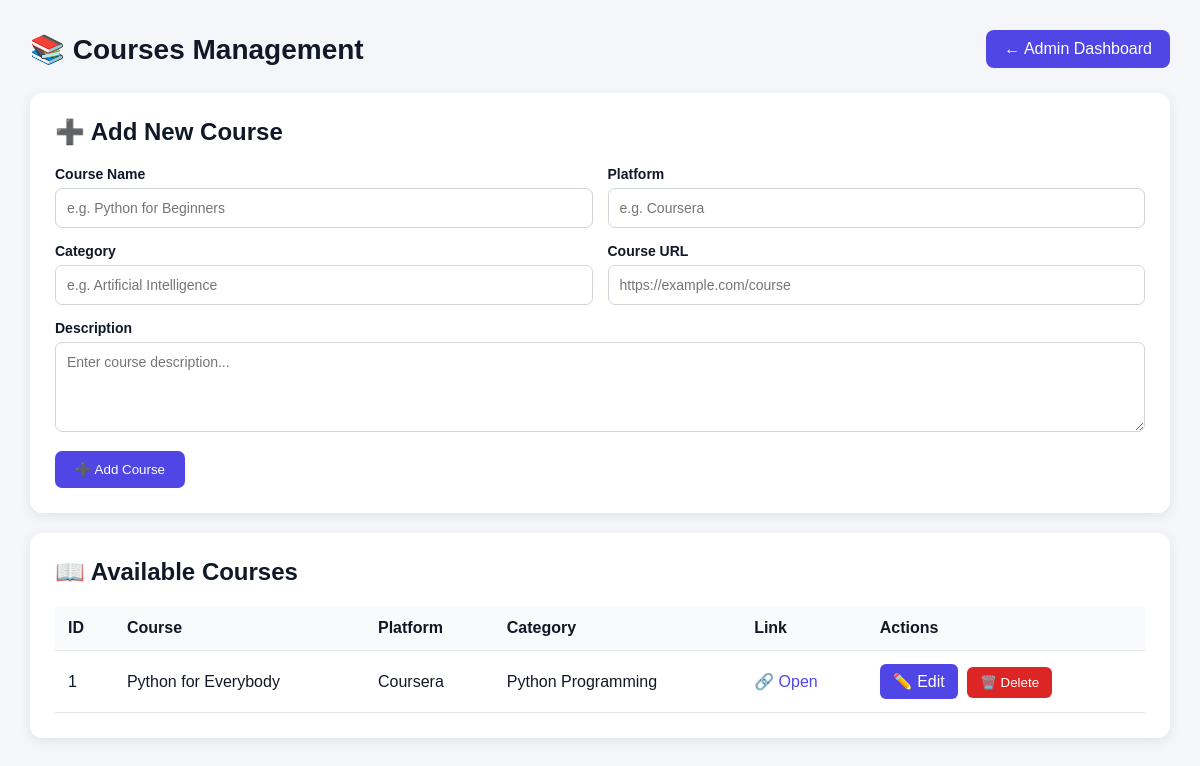
Screenshot of /admin/courses (signed in) with the database file from the repository.
### tables this page shows
CREATE TABLE courses(
        id INTEGER PRIMARY KEY AUTOINCREMENT,
        name TEXT NOT NULL,
        platform TEXT,
        category TEXT,
        url TEXT,
        description TEXT,
        created_at TIMESTAMP DEFAULT CURRENT_TIMESTAMP
    );

### app.py (the view, shortened to what this page needs)
@app.route("/admin/courses", methods=["GET", "POST"])
@login_required
def admin_courses():
    if session.get("user_role") != "admin":
        return "Access Denied! Admins only.", 403
    connection = sqlite3.connect(DATABASE)
    cursor = connection.cursor()
    cursor.execute("""
        SELECT
            id,
            name,
            platform,
            category,
            url,
            description
        FROM courses
        ORDER BY id DESC
    """)
    courses = cursor.fetchall()
    connection.close()
    return render_template(
        "admin_courses.html",
        courses=courses
    )

### app.py (called while the page is built)
def login_required(f):
    @wraps(f)
    def decorated_function(*args, **kwargs):
        if "user_email" not in session:
            return redirect(url_for("login"))
        return f(*args, **kwargs)
    return decorated_function

### templates/admin_courses.html (shortened to what this page needs)
<!DOCTYPE html>
<html lang="en">
<head>
</head>
<body>
<div class="container">
    <div class="header">
        <h1>
            📚 Courses Management
        </h1>
        <a
            href="{{ url_for('admin_dashboard') }}"
            class="back"
        >
            ← Admin Dashboard
        </a>
    </div>
    <div class="card">
        <h2>
            ➕ Add New Course
        </h2>
        <form method="POST">
            <div class="form-grid">
                <div>
                    <label>
                        Course Name
                    </label>
                    <input
                        type="text"
                        name="name"
                        placeholder="e.g. Python for Beginners"
                        required
                    >
                </div>
                <div>
                    <label>
                        Platform
                    </label>
                    <input
                        type="text"
                        name="platform"
                        placeholder="e.g. Coursera"
                    >
                </div>
                <div>
                    <label>
                        Category
                    </label>
                    <input
                        type="text"
                        name="category"
                        placeholder="e.g. Artificial Intelligence"
                    >
                </div>
                <div>
                    <label>
                        Course URL
                    </label>
                    <input
                        type="url"
                        name="url"
                        placeholder="https://example.com/course"
                    >
                </div>
                <div class="full">
                    <label>
                        Description
                    </label>
                    <textarea
                        name="description"
                        placeholder="Enter course description..."
                    ></textarea>
                </div>
            </div>
            <button
                type="submit"
                class="add-btn"
            >
                ➕ Add Course
            </button>
        </form>
    </div>
    <div class="card">
        <h2>
            📖 Available Courses
        </h2>
        {% if courses %}
        <table>
            <thead>
                <tr>
                    <th>
                        ID
                    </th>
                    <th>
                        Course
                    </th>
                    <th>
                        Platform
                    </th>
                    <th>
                        Category
                    </th>
                    <th>
                        Link
                    </th>
                    <th>
                        Actions
                    </th>
                </tr>
            </thead>
            <tbody>
            {% for course in courses %}
                <tr>
                    <td>
                        {{ course[0] }}
                    </td>
                    <td>
                        {{ course[1] }}
                    </td>
                    <td>
                        {{ course[2] or "Not specified" }}
                    </td>
                    <td>
                        {{ course[3] or "Not specified" }}
                    </td>
                    <td>
                        {% if course[4] %}
                            <a
                                href="{{ course[4] }}"
                                target="_blank"
                                class="course-link"
                            >
                                🔗 Open
                            </a>
                        {% else %}
                            -
                        {% endif %}
                    </td>
                    <td class="actions">
                        <a
                            href="{{ url_for('edit_admin_course', course_id=course[0]) }}"
                            class="edit-btn"
                        >
                            ✏️ Edit
                        </a>
                        <form
                            action="{{ url_for('delete_admin_course', course_id=course[0]) }}"
                            method="POST"
                            style="display:inline;"
                            onsubmit="return confirm('Are you sure you want to delete this course?');"
                        >
                            <button
                                type="submit"
                                class="delete-btn"
                            >
                                🗑️ Delete
                            </button>
                        </form>
                    </td>
                </tr>
            {% endfor %}
            </tbody>
        </table>
        {% else %}
        <div class="empty">
            📚 No courses added yet.
        </div>
        {% endif %}
    </div>
</div>
</body>
</html>

### templates/admin_courses.html (style rules this page uses)
* { box-sizing: border-box; margin: 0; padding: 0; font-family: Arial, sans-serif; }
body { background: #f5f6fa; padding: 30px; color: #111827; }
.container { max-width: 1200px; margin: auto; }
.header { display: flex; justify-content: space-between; align-items: center; margin-bottom: 25px; }
.header h1 { font-size: 28px; }
.back { text-decoration: none; background: #4f46e5; color: white; padding: 10px 18px; border-radius: 8px; }
.card { background: white; padding: 25px; border-radius: 12px; margin-bottom: 20px; box-shadow: 0 3px 12px rgba(0,0,0,0.08); }
.card h2 { margin-bottom: 20px; }
.form-grid { display: grid; grid-template-columns: repeat(2, 1fr); gap: 15px; }
.full { grid-column: 1 / -1; }
label { display: block; margin-bottom: 6px; font-size: 14px; font-weight: bold; }
input, textarea { width: 100%; padding: 11px; border: 1px solid #d1d5db; border-radius: 7px; font-size: 14px; }
textarea { min-height: 90px; resize: vertical; }
.add-btn { margin-top: 15px; background: #4f46e5; color: white; border: none; padding: 11px 20px; border-radius: 7px; cursor: pointer; }
table { width: 100%; border-collapse: collapse; }
th, td { padding: 13px; border-bottom: 1px solid #e5e7eb; text-align: left; vertical-align: middle; }
th { background: #f9fafb; }
.course-link { color: #4f46e5; text-decoration: none; }
.edit-btn { display: inline-block; background: #4f46e5; color: white; text-decoration: none; padding: 8px 13px; border-radius: 6px; margin-right: 5px; }
.delete-btn { background: #dc2626; color: white; border: none; padding: 8px 13px; border-radius: 6px; cursor: pointer; }
.actions { white-space: nowrap; }

### rows the page displays
courses: id "1", name "Python for Everybody", platform "Coursera", category "Python Programming"
